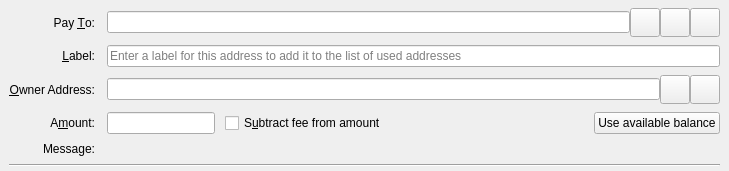
<?xml version="1.0" encoding="UTF-8"?>
<ui version="4.0">
 <class>SendCoinsEntry</class>
 <widget class="QStackedWidget" name="SendCoinsEntry">
  <property name="geometry">
   <rect>
    <x>0</x>
    <y>0</y>
    <width>729</width>
    <height>150</height>
   </rect>
  </property>
  <property name="focusPolicy">
   <enum>Qt::TabFocus</enum>
  </property>
  <property name="autoFillBackground">
   <bool>false</bool>
  </property>
  <widget class="QFrame" name="SendCoins">
   <property name="frameShape">
    <enum>QFrame::NoFrame</enum>
   </property>
   <layout class="QGridLayout" name="gridLayout">
    <property name="topMargin">
     <number>8</number>
    </property>
    <property name="bottomMargin">
     <number>4</number>
    </property>
    <property name="horizontalSpacing">
     <number>12</number>
    </property>
    <property name="verticalSpacing">
     <number>8</number>
    </property>
    <item row="0" column="0">
     <widget class="QLabel" name="payToLabel">
      <property name="text">
       <string>Pay &amp;To:</string>
      </property>
      <property name="alignment">
       <set>Qt::AlignRight|Qt::AlignTrailing|Qt::AlignVCenter</set>
      </property>
      <property name="buddy">
       <cstring>payTo</cstring>
      </property>
     </widget>
    </item>
    <item row="0" column="1">
     <layout class="QHBoxLayout" name="payToLayout">
      <property name="spacing">
       <number>0</number>
      </property>
      <item>
       <widget class="QValidatedLineEdit" name="payTo">
        <property name="toolTip">
         <string>The Bitcoin address to send the payment to</string>
        </property>
       </widget>
      </item>
      <item>
       <widget class="QToolButton" name="addressBookButton">
        <property name="toolTip">
         <string>Choose previously used address</string>
        </property>
        <property name="text">
         <string/>
        </property>
        <property name="icon">
         <iconset resource="../bitcoin.qrc">
          <normaloff>:/icons/address-book</normaloff>:/icons/address-book</iconset>
        </property>
        <property name="iconSize">
         <size>
          <width>22</width>
          <height>22</height>
         </size>
        </property>
        <property name="shortcut">
         <string>Alt+A</string>
        </property>
       </widget>
      </item>
      <item>
       <widget class="QToolButton" name="pasteButton">
        <property name="toolTip">
         <string>Paste address from clipboard</string>
        </property>
        <property name="text">
         <string/>
        </property>
        <property name="icon">
         <iconset resource="../bitcoin.qrc">
          <normaloff>:/icons/editpaste</normaloff>:/icons/editpaste</iconset>
        </property>
        <property name="iconSize">
         <size>
          <width>22</width>
          <height>22</height>
         </size>
        </property>
        <property name="shortcut">
         <string>Alt+P</string>
        </property>
       </widget>
      </item>
      <item>
       <widget class="QToolButton" name="deleteButton">
        <property name="toolTip">
         <string>Remove this entry</string>
        </property>
        <property name="text">
         <string/>
        </property>
        <property name="icon">
         <iconset resource="../bitcoin.qrc">
          <normaloff>:/icons/remove</normaloff>:/icons/remove</iconset>
        </property>
        <property name="iconSize">
         <size>
          <width>22</width>
          <height>22</height>
         </size>
        </property>
       </widget>
      </item>
     </layout>
    </item>
    <item row="1" column="0">
     <widget class="QLabel" name="labellLabel">
      <property name="text">
       <string>&amp;Label:</string>
      </property>
      <property name="alignment">
       <set>Qt::AlignRight|Qt::AlignTrailing|Qt::AlignVCenter</set>
      </property>
      <property name="buddy">
       <cstring>addAsLabel</cstring>
      </property>
     </widget>
    </item>
    <item row="1" column="1">
     <widget class="QLineEdit" name="addAsLabel">
      <property name="toolTip">
       <string>Enter a label for this address to add it to the list of used addresses</string>
      </property>
      <property name="placeholderText">
       <string>Enter a label for this address to add it to the list of used addresses</string>
      </property>
     </widget>
    </item>
    <item row="2" column="0">
     <widget class="QLabel" name="ownerLabel">
      <property name="text">
       <string>&amp;Owner Address:</string>
      </property>
      <property name="alignment">
       <set>Qt::AlignRight|Qt::AlignTrailing|Qt::AlignVCenter</set>
      </property>
      <property name="buddy">
       <cstring>ownerLabel</cstring>
      </property>
     </widget>
    </item>
    <item row="2" column="1">
     <layout class="QHBoxLayout" name="ownerLayout">
      <property name="spacing">
       <number>0</number>
      </property>
      <item>
       <widget class="QValidatedLineEdit" name="ownerAddress">
        <property name="toolTip">
         <string>The MENA Bitcoin owner address</string>
        </property>
       </widget>
      </item>
      <item>
       <widget class="QToolButton" name="ownerAddressBookButton">
        <property name="toolTip">
         <string>Choose previously used address</string>
        </property>
        <property name="text">
         <string/>
        </property>
        <property name="icon">
         <iconset resource="../bitcoin.qrc">
          <normaloff>:/icons/address-book</normaloff>:/icons/address-book</iconset>
        </property>
        <property name="iconSize">
         <size>
          <width>22</width>
          <height>22</height>
         </size>
        </property>
        <property name="shortcut">
         <string>Alt+A</string>
        </property>
       </widget>
      </item>
      <item>
       <widget class="QToolButton" name="ownerPasteButton">
        <property name="toolTip">
         <string>Paste address from clipboard</string>
        </property>
        <property name="text">
         <string/>
        </property>
        <property name="icon">
         <iconset resource="../bitcoin.qrc">
          <normaloff>:/icons/editpaste</normaloff>:/icons/editpaste</iconset>
        </property>
        <property name="iconSize">
         <size>
          <width>22</width>
          <height>22</height>
         </size>
        </property>
        <property name="shortcut">
         <string>Alt+P</string>
        </property>
       </widget>
      </item>
     </layout>
    </item>
    <item row="3" column="0">
     <widget class="QLabel" name="amountLabel">
      <property name="text">
       <string>A&amp;mount:</string>
      </property>
      <property name="alignment">
       <set>Qt::AlignRight|Qt::AlignTrailing|Qt::AlignVCenter</set>
      </property>
      <property name="buddy">
       <cstring>payAmount</cstring>
      </property>
     </widget>
    </item>
    <item row="3" column="1">
     <layout class="QHBoxLayout" name="horizontalLayoutAmount" stretch="0,1,0">
      <property name="spacing">
       <number>10</number>
      </property>
      <item>
       <widget class="BitcoinAmountField" name="payAmount">
         <property name="toolTip">
          <string>The amount to send in the selected unit</string>
         </property>
       </widget>
      </item>
      <item>
       <widget class="QCheckBox" name="checkboxSubtractFeeFromAmount">
        <property name="toolTip">
         <string>The fee will be deducted from the amount being sent. The recipient will receive less bitcoins than you enter in the amount field. If multiple recipients are selected, the fee is split equally.</string>
        </property>
        <property name="text">
         <string>S&amp;ubtract fee from amount</string>
        </property>
       </widget>
      </item>
      <item>
       <widget class="QPushButton" name="useAvailableBalanceButton">
        <property name="text">
         <string>Use available balance</string>
        </property>
       </widget>
      </item>
     </layout>
    </item>
    <item row="4" column="0">
     <widget class="QLabel" name="messageLabel">
      <property name="text">
       <string>Message:</string>
      </property>
      <property name="alignment">
       <set>Qt::AlignRight|Qt::AlignTrailing|Qt::AlignVCenter</set>
      </property>
     </widget>
    </item>
    <item row="4" column="1">
     <widget class="QLabel" name="messageTextLabel">
      <property name="toolTip">
       <string>A message that was attached to the bitcoin: URI which will be stored with the transaction for your reference. Note: This message will not be sent over the Bitcoin network.</string>
      </property>
      <property name="textFormat">
       <enum>Qt::PlainText</enum>
      </property>
     </widget>
    </item>
    <item row="5" column="0" colspan="2">
     <widget class="Line" name="line">
      <property name="orientation">
       <enum>Qt::Horizontal</enum>
      </property>
     </widget>
    </item>
   </layout>
  </widget>
  <widget class="QFrame" name="SendCoins_UnauthenticatedPaymentRequest">
   <property name="palette">
    <palette>
     <active>
      <colorrole role="WindowText">
       <brush brushstyle="SolidPattern">
        <color alpha="255">
         <red>0</red>
         <green>0</green>
         <blue>0</blue>
        </color>
       </brush>
      </colorrole>
      <colorrole role="Button">
       <brush brushstyle="SolidPattern">
        <color alpha="255">
         <red>255</red>
         <green>255</green>
         <blue>127</blue>
        </color>
       </brush>
      </colorrole>
      <colorrole role="Light">
       <brush brushstyle="SolidPattern">
        <color alpha="255">
         <red>255</red>
         <green>255</green>
         <blue>255</blue>
        </color>
       </brush>
      </colorrole>
      <colorrole role="Midlight">
       <brush brushstyle="SolidPattern">
        <color alpha="255">
         <red>255</red>
         <green>255</green>
         <blue>191</blue>
        </color>
       </brush>
      </colorrole>
      <colorrole role="Dark">
       <brush brushstyle="SolidPattern">
        <color alpha="255">
         <red>127</red>
         <green>127</green>
         <blue>63</blue>
        </color>
       </brush>
      </colorrole>
      <colorrole role="Mid">
       <brush brushstyle="SolidPattern">
        <color alpha="255">
         <red>170</red>
         <green>170</green>
         <blue>84</blue>
        </color>
       </brush>
      </colorrole>
      <colorrole role="Text">
       <brush brushstyle="SolidPattern">
        <color alpha="255">
         <red>0</red>
         <green>0</green>
         <blue>0</blue>
        </color>
       </brush>
      </colorrole>
      <colorrole role="BrightText">
       <brush brushstyle="SolidPattern">
        <color alpha="255">
         <red>255</red>
         <green>255</green>
         <blue>255</blue>
        </color>
       </brush>
      </colorrole>
      <colorrole role="ButtonText">
       <brush brushstyle="SolidPattern">
        <color alpha="255">
         <red>0</red>
         <green>0</green>
         <blue>0</blue>
        </color>
       </brush>
      </colorrole>
      <colorrole role="Base">
       <brush brushstyle="SolidPattern">
        <color alpha="255">
         <red>255</red>
         <green>255</green>
         <blue>255</blue>
        </color>
       </brush>
      </colorrole>
      <colorrole role="Window">
       <brush brushstyle="SolidPattern">
        <color alpha="255">
         <red>255</red>
         <green>255</green>
         <blue>127</blue>
        </color>
       </brush>
      </colorrole>
      <colorrole role="Shadow">
       <brush brushstyle="SolidPattern">
        <color alpha="255">
         <red>0</red>
         <green>0</green>
         <blue>0</blue>
        </color>
       </brush>
      </colorrole>
      <colorrole role="AlternateBase">
       <brush brushstyle="SolidPattern">
        <color alpha="255">
         <red>255</red>
         <green>255</green>
         <blue>191</blue>
        </color>
       </brush>
      </colorrole>
      <colorrole role="ToolTipBase">
       <brush brushstyle="SolidPattern">
        <color alpha="255">
         <red>255</red>
         <green>255</green>
         <blue>220</blue>
        </color>
       </brush>
      </colorrole>
      <colorrole role="ToolTipText">
       <brush brushstyle="SolidPattern">
        <color alpha="255">
         <red>0</red>
         <green>0</green>
         <blue>0</blue>
        </color>
       </brush>
      </colorrole>
     </active>
     <inactive>
      <colorrole role="WindowText">
       <brush brushstyle="SolidPattern">
        <color alpha="255">
         <red>0</red>
         <green>0</green>
         <blue>0</blue>
        </color>
       </brush>
      </colorrole>
      <colorrole role="Button">
       <brush brushstyle="SolidPattern">
        <color alpha="255">
         <red>255</red>
         <green>255</green>
         <blue>127</blue>
        </color>
       </brush>
      </colorrole>
      <colorrole role="Light">
       <brush brushstyle="SolidPattern">
        <color alpha="255">
         <red>255</red>
         <green>255</green>
         <blue>255</blue>
        </color>
       </brush>
      </colorrole>
      <colorrole role="Midlight">
       <brush brushstyle="SolidPattern">
        <color alpha="255">
         <red>255</red>
         <green>255</green>
         <blue>191</blue>
        </color>
       </brush>
      </colorrole>
      <colorrole role="Dark">
       <brush brushstyle="SolidPattern">
        <color alpha="255">
         <red>127</red>
         <green>127</green>
         <blue>63</blue>
        </color>
       </brush>
      </colorrole>
      <colorrole role="Mid">
       <brush brushstyle="SolidPattern">
        <color alpha="255">
         <red>170</red>
         <green>170</green>
         <blue>84</blue>
        </color>
       </brush>
      </colorrole>
      <colorrole role="Text">
       <brush brushstyle="SolidPattern">
        <color alpha="255">
         <red>0</red>
         <green>0</green>
         <blue>0</blue>
        </color>
       </brush>
      </colorrole>
      <colorrole role="BrightText">
       <brush brushstyle="SolidPattern">
        <color alpha="255">
         <red>255</red>
         <green>255</green>
         <blue>255</blue>
        </color>
       </brush>
      </colorrole>
      <colorrole role="ButtonText">
       <brush brushstyle="SolidPattern">
        <color alpha="255">
         <red>0</red>
         <green>0</green>
         <blue>0</blue>
        </color>
       </brush>
      </colorrole>
      <colorrole role="Base">
       <brush brushstyle="SolidPattern">
        <color alpha="255">
         <red>255</red>
         <green>255</green>
         <blue>255</blue>
        </color>
       </brush>
      </colorrole>
      <colorrole role="Window">
       <brush brushstyle="SolidPattern">
        <color alpha="255">
         <red>255</red>
         <green>255</green>
         <blue>127</blue>
        </color>
       </brush>
      </colorrole>
      <colorrole role="Shadow">
       <brush brushstyle="SolidPattern">
        <color alpha="255">
         <red>0</red>
         <green>0</green>
         <blue>0</blue>
        </color>
       </brush>
      </colorrole>
      <colorrole role="AlternateBase">
       <brush brushstyle="SolidPattern">
        <color alpha="255">
         <red>255</red>
         <green>255</green>
         <blue>191</blue>
        </color>
       </brush>
      </colorrole>
      <colorrole role="ToolTipBase">
       <brush brushstyle="SolidPattern">
        <color alpha="255">
         <red>255</red>
         <green>255</green>
         <blue>220</blue>
        </color>
       </brush>
      </colorrole>
      <colorrole role="ToolTipText">
       <brush brushstyle="SolidPattern">
        <color alpha="255">
         <red>0</red>
         <green>0</green>
         <blue>0</blue>
        </color>
       </brush>
      </colorrole>
     </inactive>
     <disabled>
      <colorrole role="WindowText">
       <brush brushstyle="SolidPattern">
        <color alpha="255">
         <red>127</red>
         <green>127</green>
         <blue>63</blue>
        </color>
       </brush>
      </colorrole>
      <colorrole role="Button">
       <brush brushstyle="SolidPattern">
        <color alpha="255">
         <red>255</red>
         <green>255</green>
         <blue>127</blue>
        </color>
       </brush>
      </colorrole>
      <colorrole role="Light">
       <brush brushstyle="SolidPattern">
        <color alpha="255">
         <red>255</red>
         <green>255</green>
         <blue>255</blue>
        </color>
       </brush>
      </colorrole>
      <colorrole role="Midlight">
       <brush brushstyle="SolidPattern">
        <color alpha="255">
         <red>255</red>
         <green>255</green>
         <blue>191</blue>
        </color>
       </brush>
      </colorrole>
      <colorrole role="Dark">
       <brush brushstyle="SolidPattern">
        <color alpha="255">
         <red>127</red>
         <green>127</green>
         <blue>63</blue>
        </color>
       </brush>
      </colorrole>
      <colorrole role="Mid">
       <brush brushstyle="SolidPattern">
        <color alpha="255">
         <red>170</red>
         <green>170</green>
         <blue>84</blue>
        </color>
       </brush>
      </colorrole>
      <colorrole role="Text">
       <brush brushstyle="SolidPattern">
        <color alpha="255">
         <red>127</red>
         <green>127</green>
         <blue>63</blue>
        </color>
       </brush>
      </colorrole>
      <colorrole role="BrightText">
       <brush brushstyle="SolidPattern">
        <color alpha="255">
         <red>255</red>
         <green>255</green>
         <blue>255</blue>
        </color>
       </brush>
      </colorrole>
      <colorrole role="ButtonText">
       <brush brushstyle="SolidPattern">
        <color alpha="255">
         <red>127</red>
         <green>127</green>
         <blue>63</blue>
        </color>
       </brush>
      </colorrole>
      <colorrole role="Base">
       <brush brushstyle="SolidPattern">
        <color alpha="255">
         <red>255</red>
         <green>255</green>
         <blue>127</blue>
        </color>
       </brush>
      </colorrole>
      <colorrole role="Window">
       <brush brushstyle="SolidPattern">
        <color alpha="255">
         <red>255</red>
         <green>255</green>
         <blue>127</blue>
        </color>
       </brush>
      </colorrole>
      <colorrole role="Shadow">
       <brush brushstyle="SolidPattern">
        <color alpha="255">
         <red>0</red>
         <green>0</green>
         <blue>0</blue>
        </color>
       </brush>
      </colorrole>
      <colorrole role="AlternateBase">
       <brush brushstyle="SolidPattern">
        <color alpha="255">
         <red>255</red>
         <green>255</green>
         <blue>127</blue>
        </color>
       </brush>
      </colorrole>
      <colorrole role="ToolTipBase">
       <brush brushstyle="SolidPattern">
        <color alpha="255">
         <red>255</red>
         <green>255</green>
         <blue>220</blue>
        </color>
       </brush>
      </colorrole>
      <colorrole role="ToolTipText">
       <brush brushstyle="SolidPattern">
        <color alpha="255">
         <red>0</red>
         <green>0</green>
         <blue>0</blue>
        </color>
       </brush>
      </colorrole>
     </disabled>
    </palette>
   </property>
   <property name="toolTip">
    <string>This is an unauthenticated payment request.</string>
   </property>
   <property name="autoFillBackground">
    <bool>true</bool>
   </property>
   <property name="frameShape">
    <enum>QFrame::NoFrame</enum>
   </property>
   <layout class="QGridLayout" name="gridLayout_is">
    <property name="spacing">
     <number>12</number>
    </property>
    <item row="0" column="0">
     <widget class="QLabel" name="payToLabel_is">
      <property name="text">
       <string>Pay To:</string>
      </property>
      <property name="alignment">
       <set>Qt::AlignRight|Qt::AlignTrailing|Qt::AlignVCenter</set>
      </property>
     </widget>
    </item>
    <item row="0" column="1">
     <layout class="QHBoxLayout" name="payToLayout_is">
      <property name="spacing">
       <number>0</number>
      </property>
      <item>
       <widget class="QLabel" name="payTo_is"/>
      </item>
      <item>
       <widget class="QToolButton" name="deleteButton_is">
        <property name="toolTip">
         <string>Remove this entry</string>
        </property>
        <property name="text">
         <string/>
        </property>
        <property name="icon">
         <iconset resource="../bitcoin.qrc">
          <normaloff>:/icons/remove</normaloff>:/icons/remove</iconset>
        </property>
       </widget>
      </item>
     </layout>
    </item>
    <item row="1" column="0">
     <widget class="QLabel" name="memoLabel_is">
      <property name="text">
       <string>Memo:</string>
      </property>
      <property name="alignment">
       <set>Qt::AlignRight|Qt::AlignTrailing|Qt::AlignVCenter</set>
      </property>
     </widget>
    </item>
    <item row="1" column="1">
     <widget class="QLabel" name="memoTextLabel_is">
      <property name="textFormat">
       <enum>Qt::PlainText</enum>
      </property>
     </widget>
    </item>
    <item row="2" column="0">
     <widget class="QLabel" name="amountLabel_is">
      <property name="text">
       <string>A&amp;mount:</string>
      </property>
      <property name="alignment">
       <set>Qt::AlignRight|Qt::AlignTrailing|Qt::AlignVCenter</set>
      </property>
      <property name="buddy">
       <cstring>payAmount_is</cstring>
      </property>
     </widget>
    </item>
    <item row="2" column="1">
     <widget class="BitcoinAmountField" name="payAmount_is">
      <property name="acceptDrops">
       <bool>false</bool>
      </property>
     </widget>
    </item>
   </layout>
  </widget>
  <widget class="QFrame" name="SendCoins_AuthenticatedPaymentRequest">
   <property name="palette">
    <palette>
     <active>
      <colorrole role="WindowText">
       <brush brushstyle="SolidPattern">
        <color alpha="255">
         <red>0</red>
         <green>0</green>
         <blue>0</blue>
        </color>
       </brush>
      </colorrole>
      <colorrole role="Button">
       <brush brushstyle="SolidPattern">
        <color alpha="255">
         <red>140</red>
         <green>232</green>
         <blue>119</blue>
        </color>
       </brush>
      </colorrole>
      <colorrole role="Light">
       <brush brushstyle="SolidPattern">
        <color alpha="255">
         <red>230</red>
         <green>255</green>
         <blue>224</blue>
        </color>
       </brush>
      </colorrole>
      <colorrole role="Midlight">
       <brush brushstyle="SolidPattern">
        <color alpha="255">
         <red>185</red>
         <green>243</green>
         <blue>171</blue>
        </color>
       </brush>
      </colorrole>
      <colorrole role="Dark">
       <brush brushstyle="SolidPattern">
        <color alpha="255">
         <red>70</red>
         <green>116</green>
         <blue>59</blue>
        </color>
       </brush>
      </colorrole>
      <colorrole role="Mid">
       <brush brushstyle="SolidPattern">
        <color alpha="255">
         <red>93</red>
         <green>155</green>
         <blue>79</blue>
        </color>
       </brush>
      </colorrole>
      <colorrole role="Text">
       <brush brushstyle="SolidPattern">
        <color alpha="255">
         <red>0</red>
         <green>0</green>
         <blue>0</blue>
        </color>
       </brush>
      </colorrole>
      <colorrole role="BrightText">
       <brush brushstyle="SolidPattern">
        <color alpha="255">
         <red>155</red>
         <green>255</green>
         <blue>147</blue>
        </color>
       </brush>
      </colorrole>
      <colorrole role="ButtonText">
       <brush brushstyle="SolidPattern">
        <color alpha="255">
         <red>0</red>
         <green>0</green>
         <blue>0</blue>
        </color>
       </brush>
      </colorrole>
      <colorrole role="Base">
       <brush brushstyle="SolidPattern">
        <color alpha="255">
         <red>119</red>
         <green>255</green>
         <blue>233</blue>
        </color>
       </brush>
      </colorrole>
      <colorrole role="Window">
       <brush brushstyle="SolidPattern">
        <color alpha="255">
         <red>140</red>
         <green>232</green>
         <blue>119</blue>
        </color>
       </brush>
      </colorrole>
      <colorrole role="Shadow">
       <brush brushstyle="SolidPattern">
        <color alpha="255">
         <red>0</red>
         <green>0</green>
         <blue>0</blue>
        </color>
       </brush>
      </colorrole>
      <colorrole role="AlternateBase">
       <brush brushstyle="SolidPattern">
        <color alpha="255">
         <red>197</red>
         <green>243</green>
         <blue>187</blue>
        </color>
       </brush>
      </colorrole>
      <colorrole role="NoRole">
       <brush brushstyle="SolidPattern">
        <color alpha="255">
         <red>125</red>
         <green>194</green>
         <blue>122</blue>
        </color>
       </brush>
      </colorrole>
      <colorrole role="ToolTipBase">
       <brush brushstyle="SolidPattern">
        <color alpha="255">
         <red>255</red>
         <green>255</green>
         <blue>220</blue>
        </color>
       </brush>
      </colorrole>
      <colorrole role="ToolTipText">
       <brush brushstyle="SolidPattern">
        <color alpha="255">
         <red>0</red>
         <green>0</green>
         <blue>0</blue>
        </color>
       </brush>
      </colorrole>
     </active>
     <inactive>
      <colorrole role="WindowText">
       <brush brushstyle="SolidPattern">
        <color alpha="255">
         <red>0</red>
         <green>0</green>
         <blue>0</blue>
        </color>
       </brush>
      </colorrole>
      <colorrole role="Button">
       <brush brushstyle="SolidPattern">
        <color alpha="255">
         <red>140</red>
         <green>232</green>
         <blue>119</blue>
        </color>
       </brush>
      </colorrole>
      <colorrole role="Light">
       <brush brushstyle="SolidPattern">
        <color alpha="255">
         <red>230</red>
         <green>255</green>
         <blue>224</blue>
        </color>
       </brush>
      </colorrole>
      <colorrole role="Midlight">
       <brush brushstyle="SolidPattern">
        <color alpha="255">
         <red>185</red>
         <green>243</green>
         <blue>171</blue>
        </color>
       </brush>
      </colorrole>
      <colorrole role="Dark">
       <brush brushstyle="SolidPattern">
        <color alpha="255">
         <red>70</red>
         <green>116</green>
         <blue>59</blue>
        </color>
       </brush>
      </colorrole>
      <colorrole role="Mid">
       <brush brushstyle="SolidPattern">
        <color alpha="255">
         <red>93</red>
         <green>155</green>
         <blue>79</blue>
        </color>
       </brush>
      </colorrole>
      <colorrole role="Text">
       <brush brushstyle="SolidPattern">
        <color alpha="255">
         <red>0</red>
         <green>0</green>
         <blue>0</blue>
        </color>
       </brush>
      </colorrole>
      <colorrole role="BrightText">
       <brush brushstyle="SolidPattern">
        <color alpha="255">
         <red>155</red>
         <green>255</green>
         <blue>147</blue>
        </color>
       </brush>
      </colorrole>
      <colorrole role="ButtonText">
       <brush brushstyle="SolidPattern">
        <color alpha="255">
         <red>0</red>
         <green>0</green>
         <blue>0</blue>
        </color>
       </brush>
      </colorrole>
      <colorrole role="Base">
       <brush brushstyle="SolidPattern">
        <color alpha="255">
         <red>119</red>
         <green>255</green>
         <blue>233</blue>
        </color>
       </brush>
      </colorrole>
      <colorrole role="Window">
       <brush brushstyle="SolidPattern">
        <color alpha="255">
         <red>140</red>
         <green>232</green>
         <blue>119</blue>
        </color>
       </brush>
      </colorrole>
      <colorrole role="Shadow">
       <brush brushstyle="SolidPattern">
        <color alpha="255">
         <red>0</red>
         <green>0</green>
         <blue>0</blue>
        </color>
       </brush>
      </colorrole>
      <colorrole role="AlternateBase">
       <brush brushstyle="SolidPattern">
        <color alpha="255">
         <red>197</red>
         <green>243</green>
         <blue>187</blue>
        </color>
       </brush>
      </colorrole>
      <colorrole role="NoRole">
       <brush brushstyle="SolidPattern">
        <color alpha="255">
         <red>125</red>
         <green>194</green>
         <blue>122</blue>
        </color>
       </brush>
      </colorrole>
      <colorrole role="ToolTipBase">
       <brush brushstyle="SolidPattern">
        <color alpha="255">
         <red>255</red>
         <green>255</green>
         <blue>220</blue>
        </color>
       </brush>
      </colorrole>
      <colorrole role="ToolTipText">
       <brush brushstyle="SolidPattern">
        <color alpha="255">
         <red>0</red>
         <green>0</green>
         <blue>0</blue>
        </color>
       </brush>
      </colorrole>
     </inactive>
     <disabled>
      <colorrole role="WindowText">
       <brush brushstyle="SolidPattern">
        <color alpha="255">
         <red>70</red>
         <green>116</green>
         <blue>59</blue>
        </color>
       </brush>
      </colorrole>
      <colorrole role="Button">
       <brush brushstyle="SolidPattern">
        <color alpha="255">
         <red>140</red>
         <green>232</green>
         <blue>119</blue>
        </color>
       </brush>
      </colorrole>
      <colorrole role="Light">
       <brush brushstyle="SolidPattern">
        <color alpha="255">
         <red>230</red>
         <green>255</green>
         <blue>224</blue>
        </color>
       </brush>
      </colorrole>
      <colorrole role="Midlight">
       <brush brushstyle="SolidPattern">
        <color alpha="255">
         <red>185</red>
         <green>243</green>
         <blue>171</blue>
        </color>
       </brush>
      </colorrole>
      <colorrole role="Dark">
       <brush brushstyle="SolidPattern">
        <color alpha="255">
         <red>70</red>
         <green>116</green>
         <blue>59</blue>
        </color>
       </brush>
      </colorrole>
      <colorrole role="Mid">
       <brush brushstyle="SolidPattern">
        <color alpha="255">
         <red>93</red>
         <green>155</green>
         <blue>79</blue>
        </color>
       </brush>
      </colorrole>
      <colorrole role="Text">
       <brush brushstyle="SolidPattern">
        <color alpha="255">
         <red>70</red>
         <green>116</green>
         <blue>59</blue>
        </color>
       </brush>
      </colorrole>
      <colorrole role="BrightText">
       <brush brushstyle="SolidPattern">
        <color alpha="255">
         <red>155</red>
         <green>255</green>
         <blue>147</blue>
        </color>
       </brush>
      </colorrole>
      <colorrole role="ButtonText">
       <brush brushstyle="SolidPattern">
        <color alpha="255">
         <red>70</red>
         <green>116</green>
         <blue>59</blue>
        </color>
       </brush>
      </colorrole>
      <colorrole role="Base">
       <brush brushstyle="SolidPattern">
        <color alpha="255">
         <red>140</red>
         <green>232</green>
         <blue>119</blue>
        </color>
       </brush>
      </colorrole>
      <colorrole role="Window">
       <brush brushstyle="SolidPattern">
        <color alpha="255">
         <red>140</red>
         <green>232</green>
         <blue>119</blue>
        </color>
       </brush>
      </colorrole>
      <colorrole role="Shadow">
       <brush brushstyle="SolidPattern">
        <color alpha="255">
         <red>0</red>
         <green>0</green>
         <blue>0</blue>
        </color>
       </brush>
      </colorrole>
      <colorrole role="AlternateBase">
       <brush brushstyle="SolidPattern">
        <color alpha="255">
         <red>140</red>
         <green>232</green>
         <blue>119</blue>
        </color>
       </brush>
      </colorrole>
      <colorrole role="NoRole">
       <brush brushstyle="SolidPattern">
        <color alpha="255">
         <red>125</red>
         <green>194</green>
         <blue>122</blue>
        </color>
       </brush>
      </colorrole>
      <colorrole role="ToolTipBase">
       <brush brushstyle="SolidPattern">
        <color alpha="255">
         <red>255</red>
         <green>255</green>
         <blue>220</blue>
        </color>
       </brush>
      </colorrole>
      <colorrole role="ToolTipText">
       <brush brushstyle="SolidPattern">
        <color alpha="255">
         <red>0</red>
         <green>0</green>
         <blue>0</blue>
        </color>
       </brush>
      </colorrole>
     </disabled>
    </palette>
   </property>
   <property name="toolTip">
    <string>This is an authenticated payment request.</string>
   </property>
   <property name="autoFillBackground">
    <bool>true</bool>
   </property>
   <property name="frameShape">
    <enum>QFrame::NoFrame</enum>
   </property>
   <layout class="QGridLayout" name="gridLayout_s">
    <property name="spacing">
     <number>12</number>
    </property>
    <item row="0" column="0">
     <widget class="QLabel" name="payToLabel_s">
      <property name="text">
       <string>Pay To:</string>
      </property>
      <property name="alignment">
       <set>Qt::AlignRight|Qt::AlignTrailing|Qt::AlignVCenter</set>
      </property>
     </widget>
    </item>
    <item row="0" column="1">
     <layout class="QHBoxLayout" name="payToLayout_s">
      <property name="spacing">
       <number>0</number>
      </property>
      <item>
       <widget class="QLabel" name="payTo_s">
        <property name="textFormat">
         <enum>Qt::PlainText</enum>
        </property>
       </widget>
      </item>
      <item>
       <widget class="QToolButton" name="deleteButton_s">
        <property name="toolTip">
         <string>Remove this entry</string>
        </property>
        <property name="text">
         <string/>
        </property>
        <property name="icon">
         <iconset resource="../bitcoin.qrc">
          <normaloff>:/icons/remove</normaloff>:/icons/remove</iconset>
        </property>
       </widget>
      </item>
     </layout>
    </item>
    <item row="1" column="0">
     <widget class="QLabel" name="memoLabel_s">
      <property name="text">
       <string>Memo:</string>
      </property>
      <property name="alignment">
       <set>Qt::AlignRight|Qt::AlignTrailing|Qt::AlignVCenter</set>
      </property>
     </widget>
    </item>
    <item row="1" column="1">
     <widget class="QLabel" name="memoTextLabel_s">
      <property name="textFormat">
       <enum>Qt::PlainText</enum>
      </property>
     </widget>
    </item>
    <item row="2" column="0">
     <widget class="QLabel" name="amountLabel_s">
      <property name="text">
       <string>A&amp;mount:</string>
      </property>
      <property name="alignment">
       <set>Qt::AlignRight|Qt::AlignTrailing|Qt::AlignVCenter</set>
      </property>
      <property name="buddy">
       <cstring>payAmount_s</cstring>
      </property>
     </widget>
    </item>
    <item row="2" column="1">
     <widget class="BitcoinAmountField" name="payAmount_s">
      <property name="acceptDrops">
       <bool>false</bool>
      </property>
     </widget>
    </item>
   </layout>
  </widget>
 </widget>
 <customwidgets>
  <customwidget>
   <class>QValidatedLineEdit</class>
   <extends>QLineEdit</extends>
   <header>qt/qvalidatedlineedit.h</header>
  </customwidget>
  <customwidget>
   <class>BitcoinAmountField</class>
   <extends>QLineEdit</extends>
   <header>qt/bitcoinamountfield.h</header>
  </customwidget>
 </customwidgets>
 <tabstops>
  <tabstop>payTo</tabstop>
  <tabstop>addressBookButton</tabstop>
  <tabstop>pasteButton</tabstop>
  <tabstop>deleteButton</tabstop>
  <tabstop>addAsLabel</tabstop>
  <tabstop>payAmount</tabstop>
  <tabstop>payAmount_is</tabstop>
  <tabstop>deleteButton_is</tabstop>
  <tabstop>payAmount_s</tabstop>
  <tabstop>deleteButton_s</tabstop>
 </tabstops>
 <resources>
  <include location="../bitcoin.qrc"/>
 </resources>
 <connections/>
</ui>
